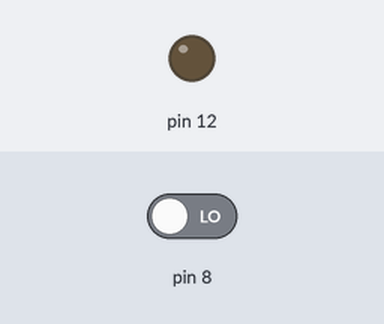
Simulated run of this sketch. Board: Arduino Uno, built with avr-gcc and run on an emulated ATmega328P. On the bench: output pins drawn as LEDs (lit = HIGH). The test bench sets the inputs (shaded band); at power-on: pin 8 LOW.

Above: at 1.2 s.
1.3 s: pin 8 driven HIGH
At 1.8 s:
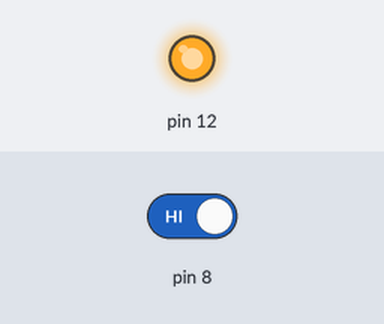
2.8 s: pin 8 driven LOW
At 4.1 s:
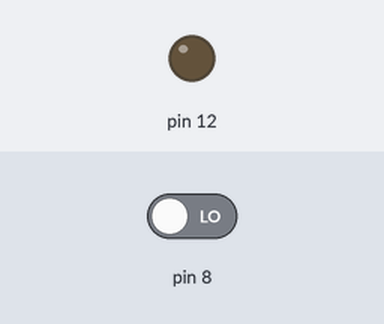
Timing chart, 0 to 5.8 s (numbered marks = the images above; inputs shaded):
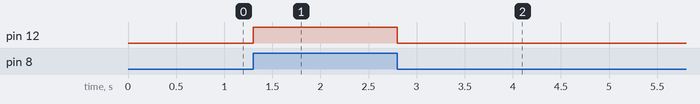

The sketch:

boton.ino
```cpp
int pulsador=0;

void setup() {
  pinMode(12, OUTPUT);
  pinMode(8, INPUT);
}

void loop() {
  if (digitalRead(8) == HIGH) {
    digitalWrite(12, HIGH);
  }
  else {
    digitalWrite(12, LOW);
  }
}
```

Measured:
- after the input at 1.3 s, pin 12: LOW → HIGH at once
- after the input at 2.8 s, pin 12: HIGH → LOW at once
